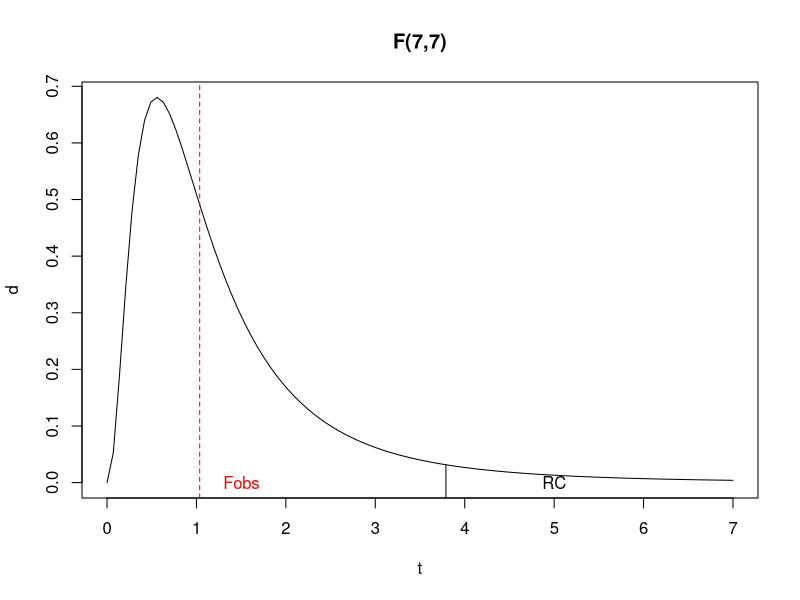
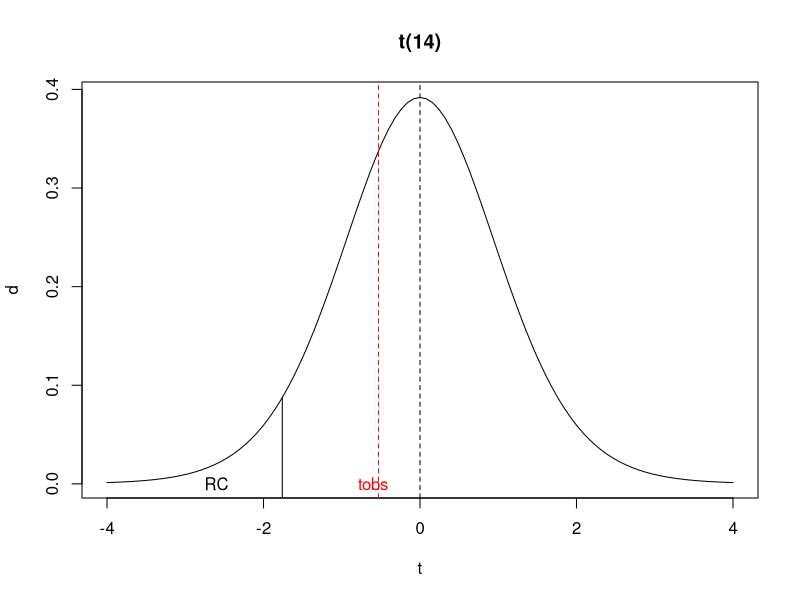

Source code (R) for these figures, in order:
## ---- chunk 1
options(htmltools.dir.version = FALSE)
knitr::opts_chunk$set(echo=TRUE, message = FALSE, warning = FALSE, comment = "#>", fig.align = "center")
options(dplyr.print_min = 5, dplyr.print_max = 5)
## ---- chunk 2
knitr::include_graphics("https://raw.githubusercontent.com/arpanosso/estatinfo/master/slides/img/testeH_17.png")
## ---- chunk 3
r1<-c(2.30,2.10,1.91,1.20,1.93,1.88,1.95,2.10)
r2<-c(2.30,2.15,2.00,1.28,2.15,2.20,1.91,2.06)
var.test(r1,r2)
## ---- chunk 4
curve(df(x,7,7),0,7,xlab="t",ylab="d",
      main="F(7,7)")
abline(v=1.03618,col="red",lty=2)
segments(3.79,-1,3.79,df(3.79,7,7))
text(1.5,0,"Fobs",col="red")
text(5,0,"RC",col="black")
## ---- chunk 5
r1<-c(2.30,2.10,1.91,1.20,1.93,1.88,1.95,2.10)
r2<-c(2.30,2.15,2.00,1.28,2.15,2.20,1.91,2.06)
t.test(r1, r2, alternative = "le", var.equal = TRUE)
## ---- chunk 6
knitr::include_graphics("https://raw.githubusercontent.com/arpanosso/estatinfo/master/slides/img/ic_05.png")
## ---- chunk 7
curve(dt(x,14),-4,4,xlab="t",ylab="d",
      main="t(14)")
abline(v=0,col="black",lty=2)
abline(v=-0.5309,col="red",lty=2)
segments(-1.76,-1,-1.76,dt(-1.76,14))
text(-0.6,0,"tobs",col="red")
text(-2.6,0,"RC",col="black")
